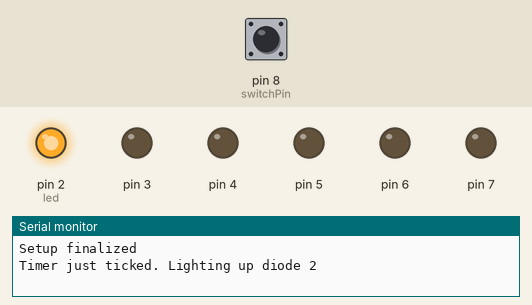
A sketch run on a simulated Arduino Uno, built with avr-gcc and run on an emulated ATmega328P. On the bench: output pins drawn as LEDs (lit = HIGH), the last lines printed to the serial monitor. Inputs (shaded band) come from the test bench; at power-on: pin 8 (switchPin) HIGH.

Above: at 1.2 s.
1.3 s: pin 8 (switchPin) pulled LOW for 0.15 s
At 2.2 s:
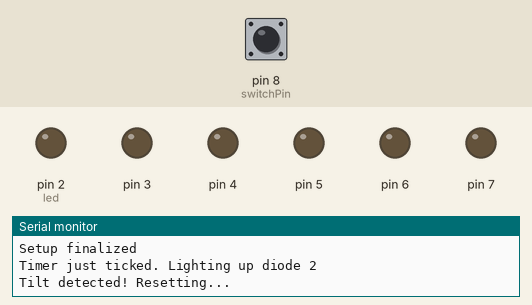
4.4 s: pin 8 (switchPin) pulled HIGH for 0.15 s
At 7.3 s:
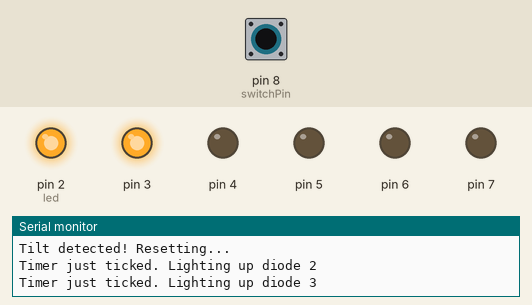
7.5 s: pin 8 (switchPin) pulled HIGH for 1 s
At 17.8 s:
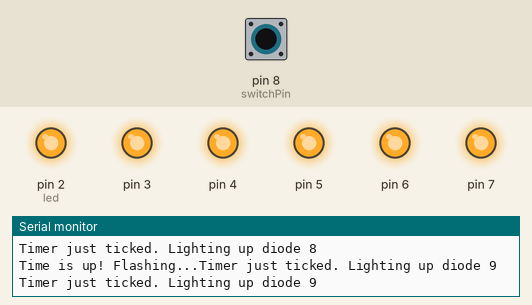
Timing chart, 0 to 19.3 s (numbered marks = the images above; inputs shaded):
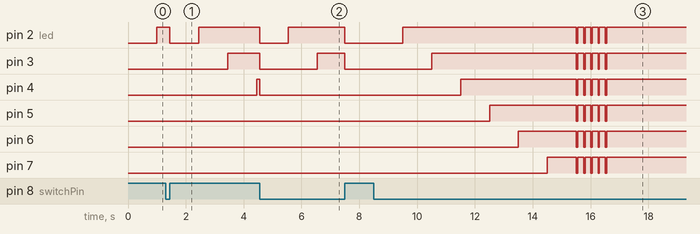

The sketch:

proj8.ino
```cpp
const int switchPin = 8;
unsigned long previousTime = 0;
int prevSwitchState = LOW;
int led = 2;
long interval = 1000;

void setup() {
  for (int pin = 2; pin < 8; pin++) {
    pinMode(pin, OUTPUT);
    digitalWrite(pin, LOW);
  }

  pinMode(switchPin, INPUT);

  Serial.begin(9600);

  Serial.println("Setup finalized");
}

void flash()
{
  for (int repeat = 0; repeat < 5; repeat++)
  {
    for (int pin = 2; pin < 8; pin++) {
        digitalWrite(pin, LOW);
    }

    delay(50);

    for (int pin = 2; pin < 8; pin++) {
        digitalWrite(pin, HIGH);
    }

    delay(200);
  }
}

void loop() {
  unsigned long currentTime = millis();
  if (currentTime - previousTime > interval) {
    previousTime = currentTime;

    Serial.print("Timer just ticked. Lighting up diode ");
    Serial.println(led);

    digitalWrite(led, HIGH);

    if (led < 8) {
      led++;
    } else if (led == 8) {
      Serial.print("Time is up! Flashing...");
      flash();
      led++;
    }
  }

  int switchState = digitalRead(switchPin);
  if (switchState != prevSwitchState) {

    Serial.println("Tilt detected! Resetting...");

    for (int pin = 2; pin < 8; pin++) {
      digitalWrite(pin, LOW);
    }

    led = 2;
    previousTime = currentTime;
  }

  prevSwitchState = switchState;
}
```

Measured:
- after the input at 1.3 s, pin 2 (led): HIGH → LOW after 0.15 s, → HIGH 1.0 s later; pin 3: LOW → HIGH after 2.2 s instead of 0.70 s; pin 4: stays LOW (without the input it goes to HIGH after 1.7 s); pin 5: stays LOW (without the input it goes to HIGH after 2.7 s)
- after the input at 4.4 s, pin 2 (led): HIGH → LOW after 0.15 s, → HIGH 1.0 s later; pin 3: HIGH → LOW after 0.15 s, → HIGH 2.0 s later; pin 5: stays LOW (without the input it goes to HIGH after 1.1 s); pin 6: stays LOW (without the input it goes to HIGH after 2.1 s); pin 7: stays LOW (without the input it goes to HIGH after 3.1 s)
